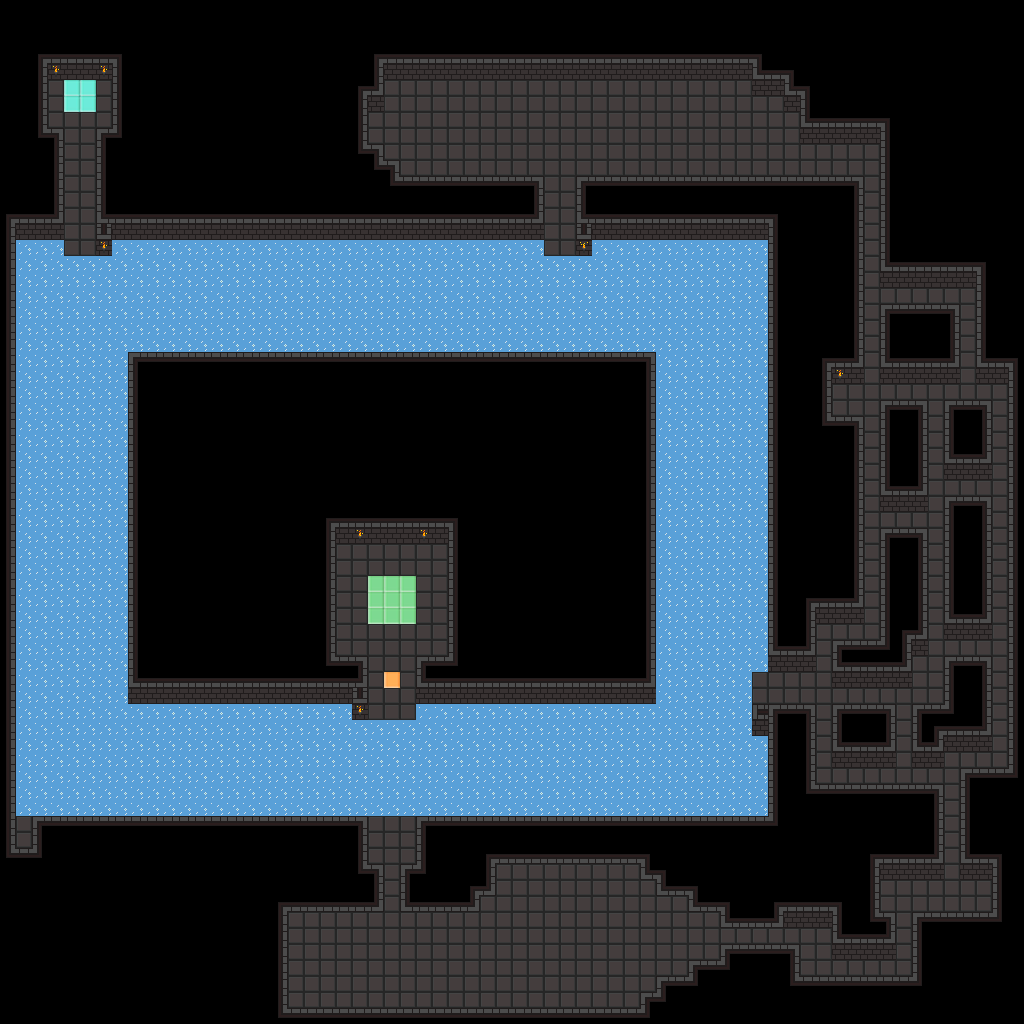

Below is a game level as drawn by its tile map, then a one-line description and the .tmx that defines it (tile-layer data replaced by summaries):
An orthogonal 64x64 tile map with 16x16 px tiles, 1 tile layer (Tile Layer 1), 2 tilesets and 28 objects.

<map version="1.4" tiledversion="1.4.3" orientation="orthogonal" renderorder="right-down" width="64" height="64" tilewidth="16" tileheight="16" infinite="0" nextlayerid="4" nextobjectid="42">
 <tileset firstgid="1" source="../tileset_dungeon.tsx" />
 <tileset firstgid="65" source="../tileset_common.tsx" />
 <layer id="1" name="Tile Layer 1" width="64" height="64">
  <data>[4096 cells, 2533 non-empty, 23 distinct tile ids]</data>
 </layer>
 <objectgroup id="2" name="Object Layer 1">
  <object id="8" template="../templates/spawn.tx" x="80" y="96" />
  <object id="9" template="../templates/goal.tx" x="368" y="576" width="48" height="48" />
  <object id="16" template="../templates/doorRed.tx" x="368" y="704" />
  <object id="17" template="../templates/doorRed.tx" x="384" y="704" />
  <object id="18" template="../templates/doorRed.tx" x="400" y="704" />
  <object id="19" template="../templates/doorBlue.tx" x="368" y="672" />
  <object id="20" template="../templates/doorBlue.tx" x="384" y="672" />
  <object id="21" template="../templates/doorBlue.tx" x="400" y="672" />
  <object id="22" template="../templates/keyYellow.tx" x="384" y="688" />
  <object id="23" template="../templates/checkpoint.tx" x="384" y="672" />
  <object id="24" template="../templates/spike.tx" x="368" y="688" />
  <object id="25" template="../templates/spike.tx" x="400" y="688" />
  <object id="26" template="../templates/doorRed.tx" x="768" y="704" />
  <object id="27" template="../templates/doorYellow.tx" x="944" y="880" />
  <object id="28" template="../templates/doorGreen.tx" x="544" y="240" />
  <object id="29" template="../templates/doorGreen.tx" x="560" y="240" />
  <object id="30" template="../templates/keyGreen.tx" x="16" y="848" />
  <object id="31" template="../templates/doorRed.tx" x="768" y="688" />
  <object id="32" template="../templates/spike.tx" x="864" y="380" />
  <object id="33" template="../templates/spike.tx" x="880" y="400" />
  <object id="34" template="../templates/spike.tx" x="928" y="528" />
  <object id="35" template="../templates/spike.tx" x="992" y="768" />
  <object id="36" template="../templates/doorBlue.tx" x="368" y="832" />
  <object id="37" template="../templates/doorBlue.tx" x="384" y="832" />
  <object id="38" template="../templates/doorBlue.tx" x="400" y="832" />
  <object id="39" template="../templates/keyRed.tx" x="836" y="400" />
  <object id="40" template="../templates/ball.tx" x="32" y="800" width="80" height="80">
   <properties>
    <property name="line" type="object" value="41" />
    <property name="speed" type="float" value="33" />
   </properties>
  </object>
  <object id="41" template="../templates/line.tx" x="33" y="657">
   <polyline points="679,-361 679,103 39,103 39,-361 679,-361" />
  </object>
 </objectgroup>
</map>
